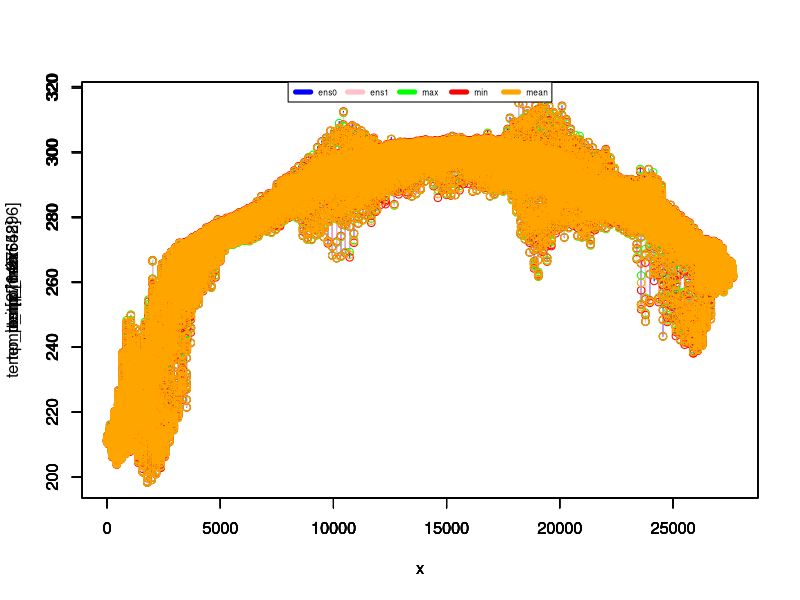
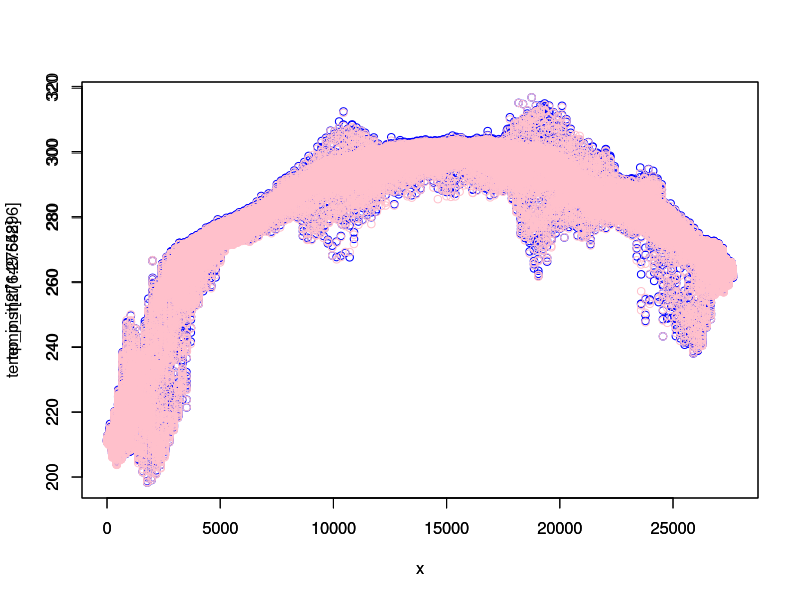
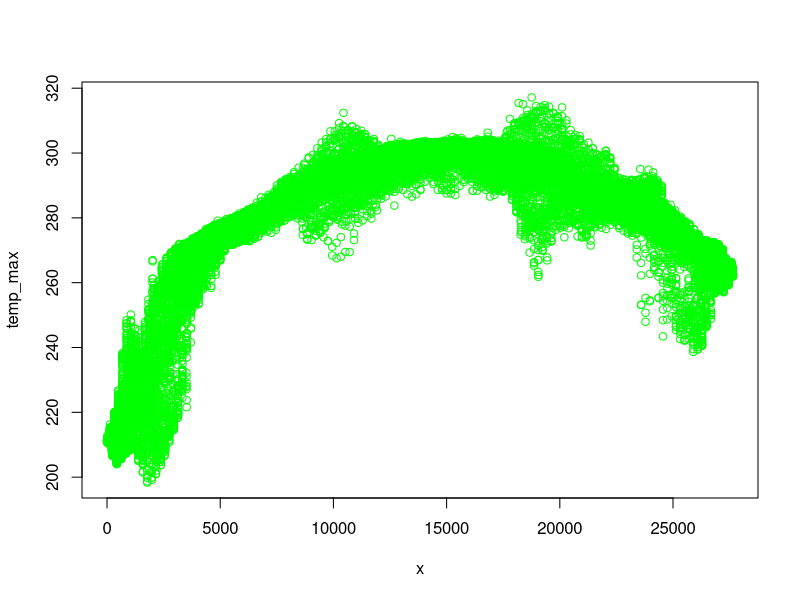
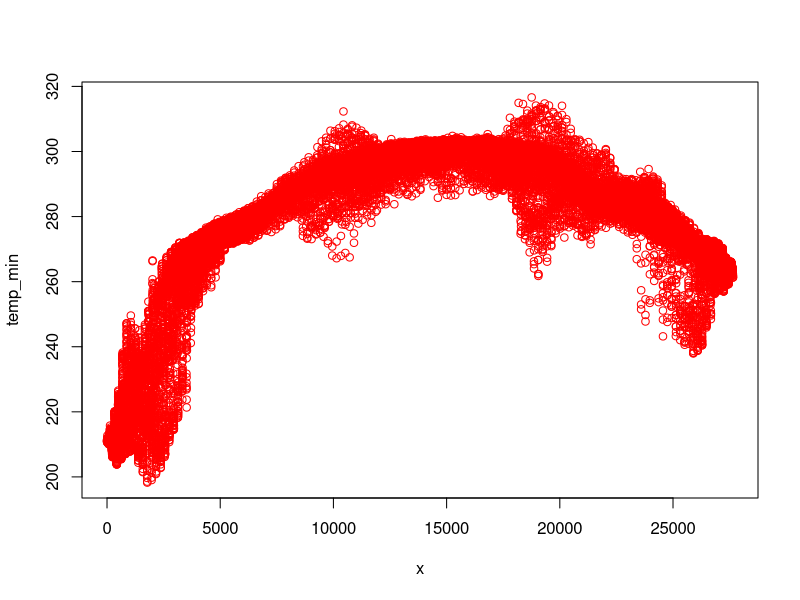
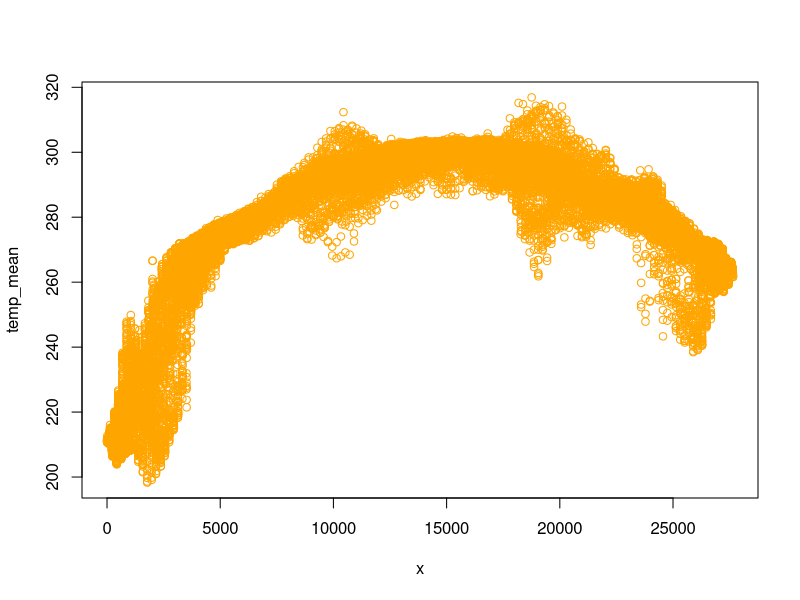

Write R code to recreate these figures, in order.
#!/usr/bin/env Rscript

# ########################################################

pdf("temp.pdf") # either save all files in one pdf or the files in specific pdfs; find an option to automatise the choice

# temp_inst = read.csv("temp-inst.csv")
# temp_max = read.csv("temp-max.csv")
# temp_min = read.csv("temp-min.csv")
# temp_mean = read.csv("temp-mean.csv")

# data = read.table("test.csv", header=FALSE, sep = ',')
temp_inst = read.table("inst2.txt", header=FALSE, sep = ',')
temp_max = read.table("max2.txt", header=FALSE, sep = ',')
temp_min = read.table("min2.txt", header=FALSE, sep = ',')
temp_mean = read.table("mean2.txt", header=FALSE, sep = ',')
temp_stdev = read.table("stdev2.txt", header=FALSE, sep = ',')

x1=length(temp_inst)
x2=length(temp_max)
x3=length(temp_min)
x4=length(temp_mean)
x5=length(temp_stdev)

print(x1)
print(x2)
print(x3)
print(x4)
print(x5)

x = seq(1, x2, 1)


plot(x,temp_inst[1:27648],type="s",col="blue") 
par(new = TRUE)
plot(x,temp_inst[27649:55296],type="s",col="pink") 
par(new = TRUE)
plot(x,temp_max,type="p",col="green",) 
par(new = TRUE)
plot(x,temp_min,type="p",col="red") 
par(new = TRUE)
plot(x,temp_mean,type="p",col="orange") 
par(new = TRUE)
#lines(x,temp_stdev,col="pink")
plot_colors <- c("blue","pink","green","red","orange") 
par(new = TRUE)
legend(x = "top",inset = 0,
        legend = c("ens0", "ens1","max", "min","mean"), 
        col=plot_colors, lwd=5, cex=.5, horiz = TRUE)


plot(x,temp_inst[1:27648],col="blue")
par(new = TRUE)
plot(x,temp_inst[27649:55296],col="pink")

plot(x,temp_max,col="green")

plot(x,temp_min,col="red")

plot(x,temp_mean,col="orange")

#plot(x,temp_stdev,col="pink")

# dev.off()
print("Graphics constructed with success!")
